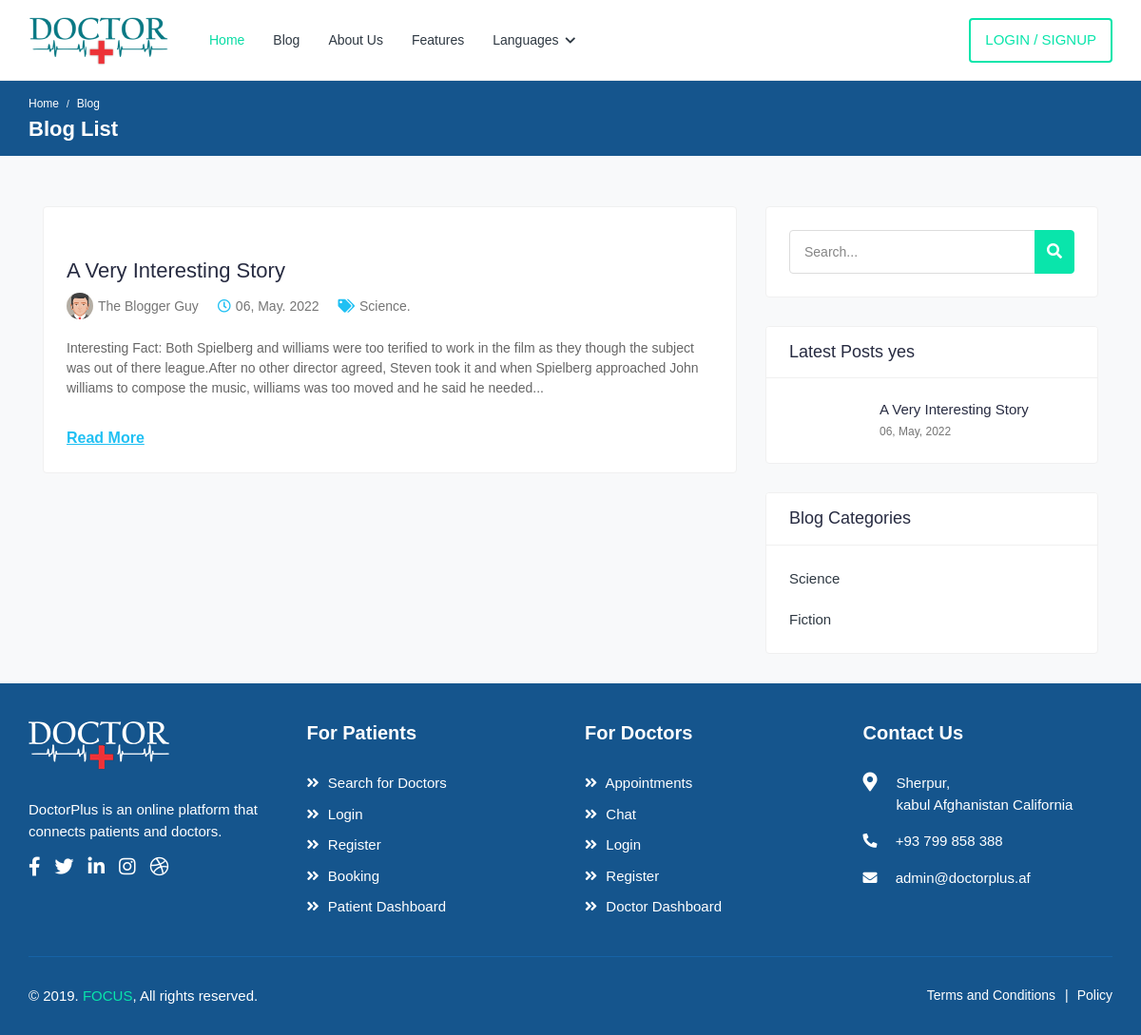
Screenshot of /blog/ with the database file from the repository.
### blog/models.py (models this page shows, shortened)
class Post(models.Model):
    Languages = (0, "English"), (1, "دری"), (2, "پشتو")
    blogger = models.ForeignKey("user.Blogger", on_delete=models.SET_NULL, null=True, blank=True)
    language = models.SmallIntegerField(choices=Languages, default=0)
    title = models.CharField(max_length=256)
    body = models.TextField()
    category = models.ManyToManyField("PostCategory", blank=True)
    view = models.IntegerField(default=0)
    active = models.BooleanField(default=True)
    timestamp = models.DateTimeField(auto_now_add=True)
    updated_at = models.DateTimeField(auto_now=True)

class PostCategory(models.Model):
    name = models.CharField(max_length=256)
    farsi_name = models.CharField(max_length=256)
    pashto_name = models.CharField(max_length=256)
    def __str__(self):
        return self.name or self.farsi_name or self.pashto_name or ""

### user/models.py (models this page shows, shortened)
class Blogger(models.Model):
    user = models.OneToOneField(User, on_delete=models.CASCADE, primary_key=True)

class User(AbstractBaseUser):
    GENDER = (("Male", "Male"), ("Female", "Female"), ("Other", "Other"))
    class Types(models.TextChoices):
        Patient = "Patient"
        Doctor = "Doctor"
        Relative = "Relative"
        Admin = "Admin"
        Blogger = "Blogger"
        HealthMinistry = "HealthMinistry"
        AdminPlus = "AdminPlus"
    user_type = models.CharField(max_length=50, choices=Types.choices, default=Types.Patient)
    full_name = models.CharField(max_length=255, blank=True, null=True, validators=[valid.name])
    rtl_full_name = models.CharField(max_length=255, blank=True, null=True)
    phone = models.CharField(max_length=255, unique=True, null=True, blank=True)
    email = models.CharField(max_length=255, blank=True, null=True, unique=True, validators=[valid.email])
    date_of_birth = models.DateField(null=True, blank=True, validators=[valid.dob])
    avatar = models.ImageField(
        upload_to=upload_user_avatar, null=True, blank=True,
        validators=[valid.avatar_size, valid.avatar_type],
    )
    active = models.BooleanField(default=False)
    suspend = models.BooleanField(default=False)
    gender = models.CharField(max_length=15, choices=GENDER, default="Male")
    admin = models.BooleanField(default=False)
    staff = models.BooleanField(default=False)
    timestamp = models.DateTimeField(auto_now=True)
    updated_at = models.DateTimeField(auto_now=True)
    USERNAME_FIELD = "phone"  # username
    REQUIRED_FIELDS = []  # ['full_name'] # it is for python manage.py createsuperuser
    objects = UserManager()
    def get_full_name(self):
        return self.full_name or self.rtl_full_name or self.phone

### blog/views.py (the view)
# urls.py: path("", views.BlogListView.as_view(), name="list"),
class BlogListView(generic.ListView):
    model = Post
    ordering = ("-timestamp",)
    template_name = "blog/blog_list.html"
    paginate_by = 20

### blog/templatetags/blog_tags.py (called while the page is built)
@register.simple_tag
def recent_posts():
    return "yes"

@register.inclusion_tag("blog/templatetag_files/recent_posts.html")
def show_latest_posts(count=5):
    latest_posts = Post.objects.all().order_by("-id")[:count]
    return {"recent_posts": latest_posts}

@register.inclusion_tag("blog/templatetag_files/blog_categories.html")
def show_categories():
    return {"categories": PostCategory.objects.all()}

@register.simple_tag
def split_by_words(text, count=35):
    return " ".join(text.split()[:count])

### blog/templates/blog/blog_list.html (shortened to what this page needs)
{% extends "base.html" %}
{% load static %}
{% load blog_tags %}
{% block breadcrumb %}
<div class="breadcrumb-bar">
  <div class="container-fluid">
    <div class="row align-items-center">
      <div class="col">
        <nav aria-label="breadcrumb" class="page-breadcrumb">
          <ol class="breadcrumb">
            <li class="breadcrumb-item"><a href="{% url 'home:homepage' %}">Home</a></li>
            <li class="breadcrumb-item"><a href="#">Blog</a></li>
          </ol>
        </nav>
        <h2 class="breadcrumb-title">
          Blog List
        </h2>
      </div>
    </div>
  </div>
</div>
<br>
{% endblock breadcrumb %}
{% block content %}
<div class="content">
  <div class="container">
    <div class="row">
      <div class="col-lg-8 col-md-12">
        {% for post in post_list %}
        <div class="blog">
          <h3 class="blog-title"><a href="{% url 'blog:details' post.id %}">{{ post.title|title }}</a></h3>
          <div class="blog-info clearfix">
            <div class="post-left">
              <ul>
                <li>
                  <div class="post-author">
                    <a href="{% url 'blog:details' post.id %}"><img src="{% if post.blogger.user.avatar %}{{ post.blogger.user.avatar.url }}{% else %}{% if post.blogger.user.gender == 'Male' %}{% static 'img/male_profile.png' %}{% else %}{% static 'img/female_profile.png' %}{% endif %}{% endif %}" alt="Post {{ post.blogger.user.get_full_name }}"> <span>{{ post.blogger.user.get_full_name|title }}</span></a>
                  </div>
                </li>
                <li><i class="far fa-clock"></i>{{ post.timestamp|date:"d, M. Y" }}</li>
                <li><i class="fa fa-tags"></i>{% for cat in post.category.all %}{{ cat }}. {% endfor %}</li>
              </ul>
            </div>
          </div>
          <div class="blog-content">
            <p>{% split_by_words post.body 50 %}...</p>
            <a href="{% url 'blog:details' post.id %}" class="read-more">Read More</a>
          </div>
        </div>
        {% endfor %}
      </div>
      {% include "blog/blog_sidebar.html" %}
    </div>
  </div>
</div>
{% endblock content %}

### blog/templates/blog/templatetag_files/recent_posts.html (shortened to what this page needs)
<ul class="latest-posts">
  {% for post in recent_posts %}
  <li>
    <div class="post-thumb">
    </div>
    <div class="post-info">
      <h4>
        <a href="{% url 'blog:details' post.id %}">{{ post.title|title }}</a>
      </h4>
      <p>{{ post.timestamp|date:"d, M, Y" }}</p>
    </div>
  </li>
  {% endfor %}
</ul>

### blog/templates/blog/templatetag_files/blog_categories.html (shortened to what this page needs)
<ul class="categories">
  {% for cat in categories %}
  <li name="cat" id="cat_{{cat.id}}"><a href="javascript:blog_category_selected({{cat.id}}, '{{cat}}')">{{ cat }} </a></li>
  {% endfor %}
</ul>

### templates/base_snippets/django_messages.html (style rules this page uses)
body { font-family: 'Varela Round', sans-serif; }

### rows the page displays
Post: title "A Very Interesting Story", blogger.user.get_full_name "The Blogger Guy", timestamp "06, May. 2022", body "Interesting Fact: Both Spielberg and williams were too terified to work in the film as they though the subject was out of there league.After no other director agreed, Steven took it and when Spielberg approached John williams to compose the music, williams was too moved and he said he needed", timestamp "06, May, 2022"
PostCategory: name "Science"
PostCategory: name "Fiction"
